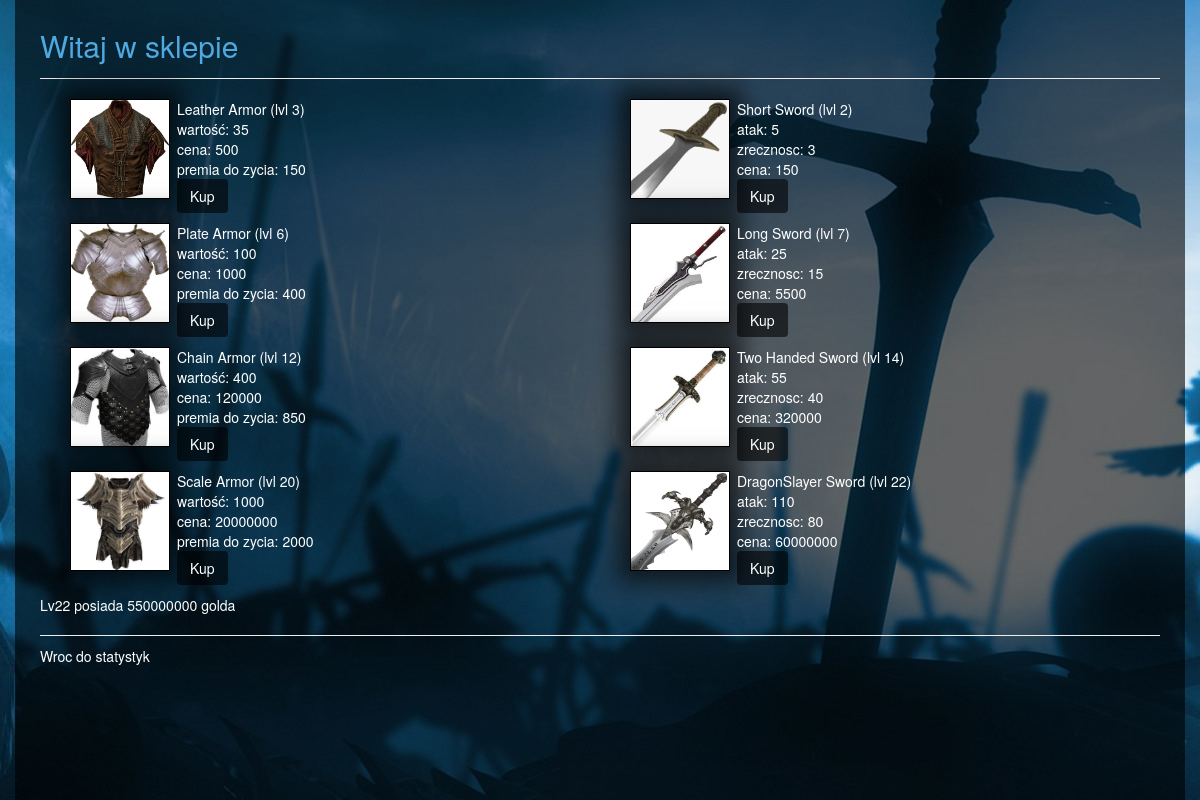
The app's page /player/8/shop/, older data.
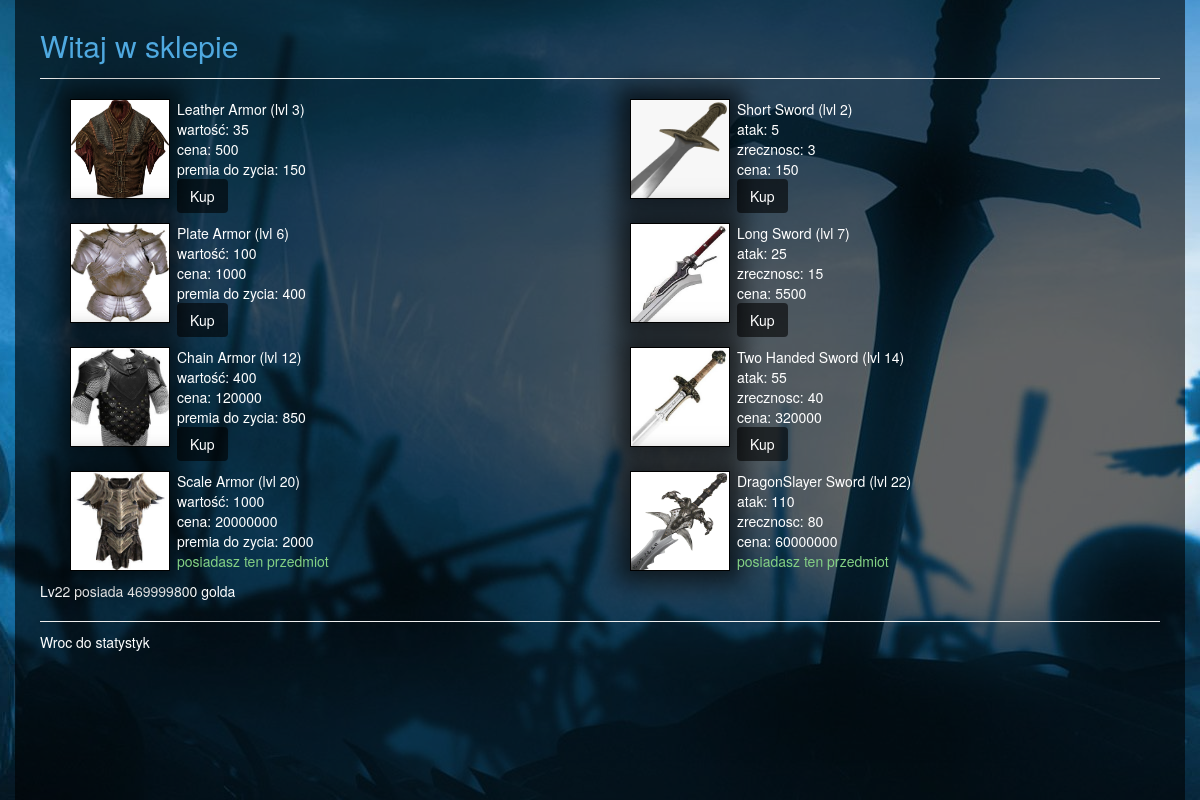
The same page, newer data.
### project/models.py (models this page shows, shortened)
class ArmorItem(models.Model):
    name = models.CharField(max_length=30)
    value = models.IntegerField()
    bonus_health = models.IntegerField()
    requiredlv = models.IntegerField()
    price = models.IntegerField()
    def __unicode__(self):
        return self.name

class Weapon(models.Model):
    name = models.CharField(max_length=30)
    bonus_attack = models.IntegerField()
    bonus_agility = models.IntegerField()
    requiredlv = models.IntegerField()
    price = models.IntegerField()
    def __unicode__(self):
        return self.name

class Player(models.Model):
    name = models.CharField(max_length=40)
    level = models.IntegerField()
    experience = models.IntegerField()
    requiredexp = models.IntegerField()
    strength = models.IntegerField()
    agility = models.IntegerField()
    maxhealth = models.IntegerField()
    health = models.IntegerField()
    attack = models.IntegerField()
    maxmana = models.IntegerField()
    mana = models.IntegerField()
    classname = models.ForeignKey(ClassName)
    armorid = models.ForeignKey(ArmorItem)
    bonus_attack = models.IntegerField()
    bonus_agility = models.IntegerField()
    bonus_health = models.IntegerField()
    isarmordamaged = models.BooleanField()
    gold = models.IntegerField()
    dot_damage = models.IntegerField()
    dot_rounds = models.IntegerField()
    small_elixir = models.IntegerField()
    medium_elixir = models.IntegerField()
    big_elixir = models.IntegerField()
    ultimate_elixir = models.IntegerField()

### project/views/shop.py (the view)
# urls.py: url(r'^player/(?P<p>[0-9]+)/shop/$', shop),
def shop(request, p):
    gamer = Player.objects.get(pk=p)
    return render(request, 'shop/shop_items.html', {
        'armor': ArmorItem.objects.exclude(pk=1),
        'weapon': Weapon.objects.all(),
        'p': gamer,
    })

### templates/shop/shop_items.html (shortened to what this page needs)
{% extends 'layout.html' %}
{% block content %}
    <div class="add_player_title">
        Witaj w sklepie
    </div>
    <hr/>
    <div id="this">
        {% include 'shop/buy.html'%}
    </div>
    <hr/>
    <a href="/player/{{p.id}}/">
        Wroc do statystyk
    </a>
{% endblock %}

### templates/layout.html (shortened to what this page needs)
{% load staticfiles %}
<html>
  <head>
    <link href="{% static 'css/bootstrap.css' %}"
          rel="stylesheet" media="screen">
    <link href="{% static 'css/site.css' %}"
          rel="stylesheet" media="screen">
  </head>
  <body>
  <div class="bg">
	<div class="container">
		<div class="row">
			<div class="bg_player" id="q">
    {% block content %}
    {% endblock %}
              </div>
          </div>
      </div>
    </div>
  </body>
</html>

### templates/shop/buy.html (shortened to what this page needs)
{% load staticfiles %}
  <div class="col-md-6">
        {% for item in armor %}
            <div class="shop">
                <div class="column_left">
                    <div class="armor_img">
                        {%if item.name  == "Leather Armor" %}
                            <img src="{% static 'css/content/armor1.jpg' %}" height="100%", width="100%">
                        {%elif item.name  == "Plate Armor"%}
                            <img src="{% static 'css/content/armor2.jpg' %}" height="100%", width="100%">
                        {%elif item.name  == "Chain Armor"%}
                            <img src="{% static 'css/content/armor3.jpg' %}" height="100%", width="100%">
                        {%else%}
                            <img src="{% static 'css/content/armor4.jpg' %}" height="100%", width="100%">
                        {%endif%}
                    </div>
                </div>
                <div class="armor_info">
                    {{ item.name }} (lvl {{item.requiredlv}})<br />
                    wartość: {{ item.value }}<br />
                    cena: {{ item.price}}<br />
                    premia do zycia: {{ item.bonus_health}}<br />
                    {% if p.armorid == item  %}
                        <div class="green">posiadasz ten przedmiot</div>
                    {% elif p.gold < item.price or p.level < item.requiredlv %}
                        <div class="red">nie mozesz kupic tego przedmiotu</div>
                    {% else %}
                        <button class ="btn btn_attack" onclick="Buy('{{item}}', {{item.price}})">Kup</button>
                    {% endif %}
                </div>
            </div>
        {% endfor %}
    </div>
    <div class="col-md-6">
        {% for item in weapon %}
            <div class="shop">
                <div class="column_left">
                    <div class="armor_img">
                        {%if item.name  == "Short Sword" %}
                            <img src="{% static 'css/content/sword1.jpg' %}" height="100%", width="100%">
                        {%elif item.name  == "Long Sword" %}
                            <img src="{% static 'css/content/sword2.jpg' %}" height="100%", width="100%">
                        {%elif item.name  == "Two Handed Sword" %}
                            <img src="{% static 'css/content/sword3.jpg' %}" height="100%", width="100%">
                        {%else%}
                            <img src="{% static 'css/content/sword4.jpg' %}" height="100%", width="100%">
                        {%endif%}
                    </div>
                </div>
                <div class="armor_info">
                    {{ item.name }} (lvl {{item.requiredlv}})<br />
                    atak: {{ item.bonus_attack }}<br />
                    zrecznosc: {{ item.bonus_agility }}<br />
                    cena: {{ item.price}}<br />
                    {% if p.bonus_attack == item.bonus_attack  %}
                        <div class="green">posiadasz ten przedmiot</div>
                    {% elif p.gold < item.price or p.level < item.requiredlv %}
                        <div class="red">nie mozesz kupic tego przedmiotu</div>
                    {% else %}
                        <button class ="btn btn_attack" onclick="Buy('{{item}}', {{item.price}})">Kup</button>
                    {% endif %}
                </div>
            </div>
        {% endfor %}
    </div>
    <p>
        {{p.name}} posiada {{p.gold}} golda
    </p>

### templates/static/css/site.css (style rules this page uses)
a { color: #fff; }
hr { margin: 10px 0px; }
.bg { width: 100%; height: 100%; background-image: url("content/bg.jpg"); background-repeat: no-repeat; background-attachment: fixed; background-position: center; }
.bg_player { color: #fff; background-color:rgba(0,0,0,0.6); padding: 25px; height: 100%; }
.add_player_title { font-size: 30px; color: #4FA9E0; }
.shop { margin: 10px; }
.armor_img { border: solid 1px #000; height: 100px; width: 100px; -webkit-box-shadow: 0px 0px 22px 12px rgba(0,0,0,0.63); -moz-box-shadow: 0px 0px 22px 12px rgba(0,0,0,0.63); box-shadow: 0px 0px 22px 12px rgba(0,0,0,0.63); margin-right: 7px; }
.armor_info { padding: 0px; }
.column_left { padding-left: 5px; float: left; }
.green { color: rgba(132, 209, 132, 1); }
.btn_attack { background-color:rgba(0,0,0,0.6); color: #fff; }

Row changes from the older to the newer data that the page shows:
computed for ArmorItem "Scale Armor": text "Kup" → "posiadasz ten przedmiot"
computed for Weapon "DragonSlayer Sword": text "Kup" → "posiadasz ten przedmiot"
changed Player "Lv22": armorid_id 1 → 5 (drawn); bonus_attack 0 → 110 (drawn); gold "550000000" → "469999800"
